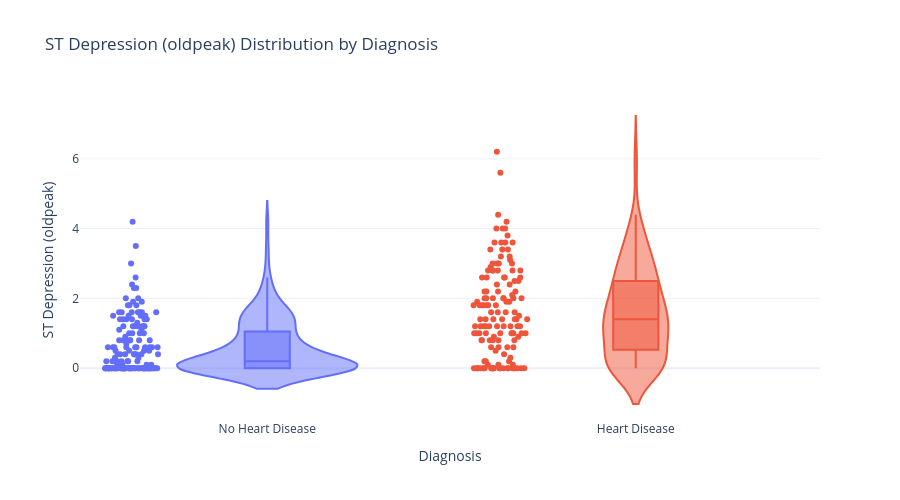

Notebook cell for this chart:
### Code cell
# Numeric Feature Exploration: oldpeak (ST Depression)
fig_oldpeak = px.violin(df, x='target', y='oldpeak', 
                        color='target', 
                        color_discrete_map={0: '#636EFA', 1: '#EF553B'},
                        box=True, points="all",
                        labels={'target': 'Diagnosis', 'oldpeak': 'ST Depression (oldpeak)'},
                        title='ST Depression (oldpeak) Distribution by Diagnosis')

fig_oldpeak.update_xaxes(tickvals=[0, 1], ticktext=['No Heart Disease', 'Heart Disease'])
fig_oldpeak.update_layout(showlegend=False, height=500)
fig_oldpeak.show()

print("### Grouped Summary for oldpeak (ST Depression)")
display(df.groupby('target')['oldpeak'].describe().round(2))

### Figure 1 — Plotly figure (JSON) as saved in the notebook; plotly's stock layout.template omitted (floating-point values rounded to 4 significant figures; data arrays with more than 128 entries replaced by an {"elided": "..."} marker saying what was removed)
{"data": [{"alignmentgroup": "True", "box": {"visible": true}, "hovertemplate": "Diagnosis=%{x}<br>ST Depression (oldpeak)=%{y}<extra></extra>", "legendgroup": "0", "marker": {"color": "#636EFA"}, "name": "0", "offsetgroup": "0", "orientation": "v", "points": "all", "scalegroup": "True", "showlegend": true, "type": "violin", "x": {"elided": "164 int values"}, "x0": " ", "xaxis": "x", "y": {"elided": "164 float values"}, "y0": " ", "yaxis": "y"}, {"alignmentgroup": "True", "box": {"visible": true}, "hovertemplate": "Diagnosis=%{x}<br>ST Depression (oldpeak)=%{y}<extra></extra>", "legendgroup": "1", "marker": {"color": "#EF553B"}, "name": "1", "offsetgroup": "1", "orientation": "v", "points": "all", "scalegroup": "True", "showlegend": true, "type": "violin", "x": {"elided": "139 int values"}, "x0": " ", "xaxis": "x", "y": {"elided": "139 float values"}, "y0": " ", "yaxis": "y"}], "layout": {"height": 500, "legend": {"title": {"text": "Diagnosis"}, "tracegroupgap": 0}, "showlegend": false, "title": {"text": "ST Depression (oldpeak) Distribution by Diagnosis"}, "violinmode": "overlay", "xaxis": {"anchor": "y", "categoryarray": [0, 1], "categoryorder": "array", "domain": [0, 1], "ticktext": ["No Heart Disease", "Heart Disease"], "tickvals": [0, 1], "title": {"text": "Diagnosis"}}, "yaxis": {"anchor": "x", "domain": [0, 1], "title": {"text": "ST Depression (oldpeak)"}}}}
